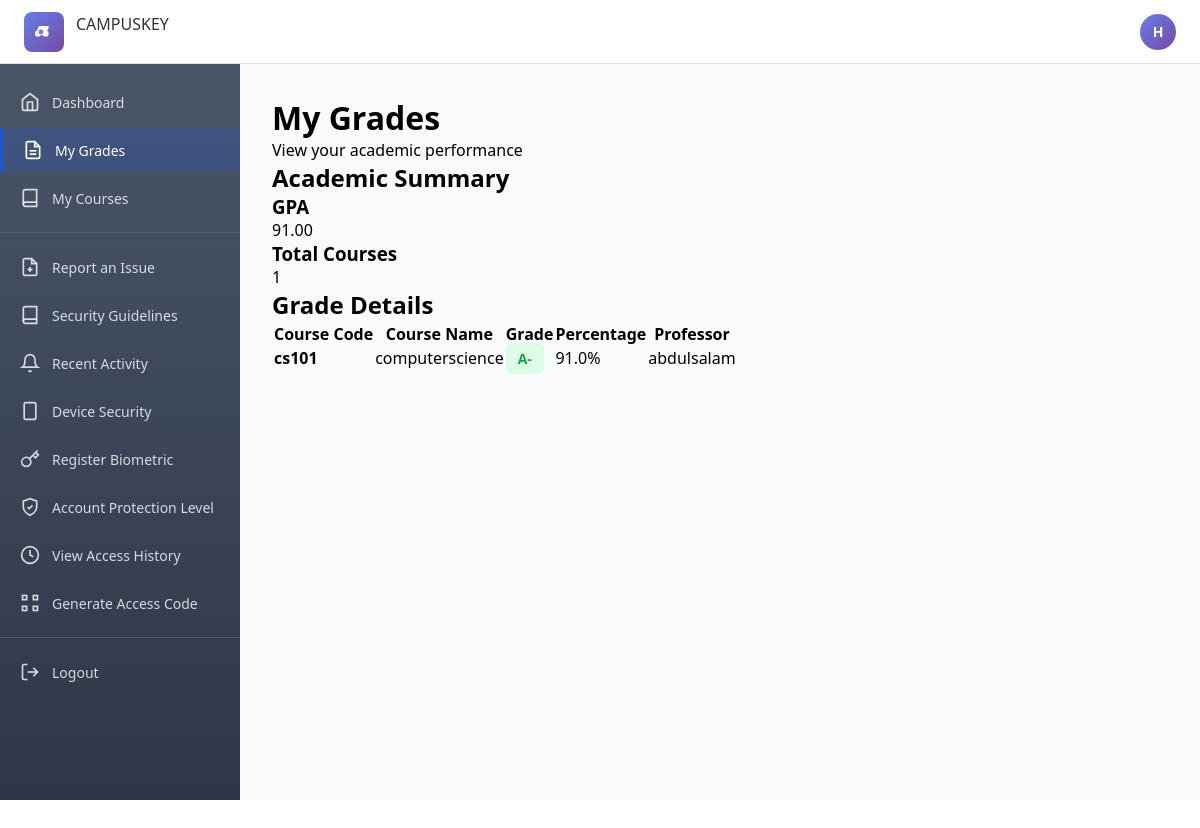
The page /student/grades (signed in) on the database its author committed.
### models.py (models this page shows, shortened)
class User(UserMixin, db.Model):
    id = db.Column(db.Integer, primary_key=True)
    username = db.Column(db.String(80), unique=True, nullable=False)
    email = db.Column(db.String(120), nullable=True)  # Optional - only for legacy/display purposes
    phone_number = db.Column(db.String(20), nullable=True)  # Phone number for SMS OTP
    role = db.Column(db.String(20), nullable=False)  # student, professor, admin
    otp_secret = db.Column(db.String(32), default=pyotp.random_base32)
    created_at = db.Column(db.DateTime, default=datetime.utcnow)

class Grade(db.Model):
    id = db.Column(db.Integer, primary_key=True)
    student_id = db.Column(db.Integer, db.ForeignKey('user.id'), nullable=False)
    course_id = db.Column(db.Integer, db.ForeignKey('course.id'), nullable=False)
    grade_value = db.Column(db.String(5), nullable=False)  # A+, A, A-, B+, etc.
    percentage = db.Column(db.Float, nullable=False)  # 0-100
    professor_id = db.Column(db.Integer, db.ForeignKey('user.id'), nullable=False)
    created_at = db.Column(db.DateTime, default=datetime.utcnow)
    updated_at = db.Column(db.DateTime, default=datetime.utcnow, onupdate=datetime.utcnow)
    student = db.relationship('User', foreign_keys=[student_id], backref=db.backref('grades', lazy=True))
    course = db.relationship('Course', backref=db.backref('grades', lazy=True))
    professor = db.relationship('User', foreign_keys=[professor_id])

class Course(db.Model):
    id = db.Column(db.Integer, primary_key=True)
    code = db.Column(db.String(20), unique=True, nullable=False)  # e.g., "CS101"
    name = db.Column(db.String(200), nullable=False)
    professor_id = db.Column(db.Integer, db.ForeignKey('user.id'), nullable=False)
    created_at = db.Column(db.DateTime, default=datetime.utcnow)
    professor = db.relationship('User', backref=db.backref('taught_courses', lazy=True))

### app.py (the view)
@app.route('/student/grades')
@login_required
@role_required('student')
def student_grades():
    grades = Grade.query.filter_by(student_id=current_user.id).all()
    gpa = sum([g.percentage for g in grades]) / len(grades) if grades else 0
    return render_template('student_grades.html', grades=grades, gpa=gpa)

### app.py (called while the page is built)
@login_manager.user_loader
def load_user(user_id):
    return User.query.get(int(user_id))

@app.context_processor
def inject_user():
    from flask_login import current_user
    return dict(current_user=current_user)

### auth.py (called while the page is built)
def role_required(*roles):
    def decorator(func):
        from functools import wraps
        @wraps(func)
        def wrapper(*args, **kwargs):
            try:
                if not current_user or not current_user.is_authenticated:
                    abort(403)
                if current_user.role not in roles:
                    abort(403)
                return func(*args, **kwargs)
            except AttributeError:
                abort(403)
        return wrapper
    return decorator

### templates/student_grades.html (shortened to what this page needs)
{% extends "base.html" %}
{% block content %}
<div class="page-container">
    <div class="page-header">
        <h1 class="page-title">My Grades</h1>
        <p class="page-subtitle">View your academic performance</p>
    </div>
    <div class="content-section">
        <div class="section-card">
            <h2 class="card-title">Academic Summary</h2>
            <div class="stats-grid">
                <div class="stat-card">
                    <h3>GPA</h3>
                    <p class="stat-value">{{ "%.2f"|format(gpa) }}</p>
                </div>
                <div class="stat-card">
                    <h3>Total Courses</h3>
                    <p class="stat-value">{{ grades|length }}</p>
                </div>
            </div>
        </div>
        <div class="section-card">
            <h2 class="card-title">Grade Details</h2>
            {% if grades %}
            <table class="data-table">
                <thead>
                    <tr>
                        <th>Course Code</th>
                        <th>Course Name</th>
                        <th>Grade</th>
                        <th>Percentage</th>
                        <th>Professor</th>
                    </tr>
                </thead>
                <tbody>
                    {% for grade in grades %}
                    <tr>
                        <td><strong>{{ grade.course.code }}</strong></td>
                        <td>{{ grade.course.name }}</td>
                        <td><span class="grade-badge grade-{{ grade.grade_value }}">{{ grade.grade_value }}</span></td>
                        <td>{{ "%.1f"|format(grade.percentage) }}%</td>
                        <td>{{ grade.professor.username }}</td>
                    </tr>
                    {% endfor %}
                </tbody>
            </table>
            {% else %}
            <p>No grades available yet.</p>
            {% endif %}
        </div>
    </div>
</div>
{% endblock %}

### templates/base.html (shortened to what this page needs)
<!DOCTYPE html>
<html lang="en">
<head>
    <link rel="stylesheet" href="{{ url_for('static', filename='css/style.css') }}">
</head>
<body>
    {% if current_user.is_authenticated and request.endpoint != 'login' %}
    <header class="top-header">
        <div class="header-left">
            <div class="logo-square">
            </div>
            <span class="header-title">CAMPUSKEY</span>
        </div>
        <div class="header-right">
            <div class="user-avatar">
                {{ current_user.username[0].upper() }}
            </div>
        </div>
    </header>
    <div class="app-layout">
        <aside class="sidebar">
            <nav class="sidebar-nav">
                <a href="{% if current_user.role == 'admin' %}{{ url_for('admin_dashboard') }}{% elif current_user.role == 'professor' %}{{ url_for('professor_dashboard') }}{% else %}{{ url_for('student_dashboard') }}{% endif %}" class="nav-item {% if 'dashboard' in request.endpoint %}active{% endif %}">
                    <span>Dashboard</span>
                </a>
                {% if current_user.role == 'admin' and current_user.username == 'admin' %}
                <a href="{{ url_for('admin') }}" class="nav-item {% if request.endpoint == 'admin' %}active{% endif %}">
                    <svg width="20" height="20" viewBox="0 0 24 24" fill="none" stroke="currentColor" stroke-width="2">
                        <path d="M17 21v-2a4 4 0 0 0-4-4H5a4 4 0 0 0-4 4v2"></path>
                        <circle cx="9" cy="7" r="4"></circle>
                        <path d="M23 21v-2a4 4 0 0 0-3-3.87"></path>
                        <path d="M16 3.13a4 4 0 0 1 0 7.75"></path>
                    </svg>
                    <span>Manage Users</span>
                </a>
                <a href="{{ url_for('admin_grades') }}" class="nav-item {% if request.endpoint == 'admin_grades' %}active{% endif %}">
                    <svg width="20" height="20" viewBox="0 0 24 24" fill="none" stroke="currentColor" stroke-width="2">
                        <path d="M14 2H6a2 2 0 0 0-2 2v16a2 2 0 0 0 2 2h12a2 2 0 0 0 2-2V8z"></path>
                        <polyline points="14 2 14 8 20 8"></polyline>
                        <line x1="16" y1="13" x2="8" y2="13"></line>
                        <line x1="16" y1="17" x2="8" y2="17"></line>
                    </svg>
                    <span>Grades</span>
                </a>
                <a href="{{ url_for('login_logs') }}" class="nav-item {% if request.endpoint == 'login_logs' %}active{% endif %}">
                    <svg width="20" height="20" viewBox="0 0 24 24" fill="none" stroke="currentColor" stroke-width="2">
                        <circle cx="12" cy="12" r="10"></circle>
                        <polyline points="12 6 12 12 16 14"></polyline>
                    </svg>
                    <span>Login Logs</span>
                </a>
                {% elif current_user.role == 'student' %}
                <a href="{{ url_for('student_grades') }}" class="nav-item {% if request.endpoint == 'student_grades' %}active{% endif %}">
                    <span>My Grades</span>
                </a>
                <a href="{{ url_for('student_courses') }}" class="nav-item {% if request.endpoint == 'student_courses' %}active{% endif %}">
                    <svg width="20" height="20" viewBox="0 0 24 24" fill="none" stroke="currentColor" stroke-width="2">
                        <path d="M4 19.5A2.5 2.5 0 0 1 6.5 17H20"></path>
                        <path d="M6.5 2H20v20H6.5A2.5 2.5 0 0 1 4 19.5v-15A2.5 2.5 0 0 1 6.5 2z"></path>
                    </svg>
                    <span>My Courses</span>
                </a>
                {% endif %}
                <div class="nav-divider"></div>
                <a href="{{ url_for('report_issue') }}" class="nav-item {% if request.endpoint == 'report_issue' %}active{% endif %}">
                    <span>Report an Issue</span>
                </a>
                <a href="{{ url_for('security_guidelines') }}" class="nav-item {% if request.endpoint == 'security_guidelines' %}active{% endif %}">
                    <svg width="20" height="20" viewBox="0 0 24 24" fill="none" stroke="currentColor" stroke-width="2">
                        <path d="M4 19.5A2.5 2.5 0 0 1 6.5 17H20"></path>
                        <path d="M6.5 2H20v20H6.5A2.5 2.5 0 0 1 4 19.5v-15A2.5 2.5 0 0 1 6.5 2z"></path>
                    </svg>
                    <span>Security Guidelines</span>
                </a>
                <a href="{{ url_for('recent_activity') }}" class="nav-item {% if request.endpoint == 'recent_activity' %}active{% endif %}">
                    <svg width="20" height="20" viewBox="0 0 24 24" fill="none" stroke="currentColor" stroke-width="2">
                        <path d="M18 8A6 6 0 0 0 6 8c0 7-3 9-3 9h18s-3-2-3-9"></path>
                        <path d="M13.73 21a2 2 0 0 1-3.46 0"></path>
                    </svg>
                    <span>Recent Activity</span>
                </a>
                <a href="{{ url_for('device_security') }}" class="nav-item {% if request.endpoint == 'device_security' %}active{% endif %}">
                    <svg width="20" height="20" viewBox="0 0 24 24" fill="none" stroke="currentColor" stroke-width="2">
                        <rect x="5" y="2" width="14" height="20" rx="2" ry="2"></rect>
                        <line x1="12" y1="18" x2="12.01" y2="18"></line>
                    </svg>
                    <span>Device Security</span>
                </a>
                <a href="{{ url_for('register_biometric') }}" class="nav-item {% if request.endpoint == 'register_biometric' %}active{% endif %}">
                    <svg width="20" height="20" viewBox="0 0 24 24" fill="none" stroke="currentColor" stroke-width="2">
                        <path d="M21 2l-2 2m-7.61 7.61a5.5 5.5 0 1 1-7.778 7.778 5.5 5.5 0 0 1 7.777-7.777zm0 0L15.5 7.5m0 0l3 3L22 7l-3-3m-3.5 3.5L19 4"></path>
                    </svg>
                    <span>Register Biometric</span>
                </a>
                <a href="{{ url_for('account_protection') }}" class="nav-item {% if request.endpoint == 'account_protection' %}active{% endif %}">
                    <svg width="20" height="20" viewBox="0 0 24 24" fill="none" stroke="currentColor" stroke-width="2">
                        <path d="M12 22s8-4 8-10V5l-8-3-8 3v7c0 6 8 10 8 10z"></path>
                        <polyline points="9 12 11 14 15 10"></polyline>
                    </svg>
                    <span>Account Protection Level</span>
                </a>
                <a href="{{ url_for('access_history') }}" class="nav-item {% if request.endpoint == 'access_history' %}active{% endif %}">
                    <svg width="20" height="20" viewBox="0 0 24 24" fill="none" stroke="currentColor" stroke-width="2">
                        <circle cx="12" cy="12" r="10"></circle>
                        <polyline points="12 6 12 12 16 14"></polyline>
                    </svg>
                    <span>View Access History</span>
                </a>
                <a href="{{ url_for('generate_code') }}" class="nav-item {% if request.endpoint == 'generate_code' %}active{% endif %}">
                    <span>Generate Access Code</span>
                </a>
                <div class="nav-divider"></div>
                <a href="{{ url_for('logout') }}" class="nav-item">
                    <span>Logout</span>
                </a>
            </nav>
        </aside>
        <main class="main-content">
    {% endif %}
    {% block content %}{% endblock %}
    {% if current_user.is_authenticated and request.endpoint != 'login' %}
        </main>
    </div>
    {% endif %}

### static/css/style.css (style rules this page uses)
* { margin: 0; padding: 0; box-sizing: border-box; }
body { font-family: 'Segoe UI', Tahoma, Geneva, Verdana, sans-serif; min-height: 100vh; overflow-x: hidden; }
.header-title { font-size: 28px; font-weight: 700; color: #1a56db; margin-bottom: 16px; }
.top-header { background: white; height: 64px; border-bottom: 1px solid #e0e0e0; display: flex; align-items: center; justify-content: space-between; padding: 0 24px; position: fixed; top: 0; left: 0; right: 0; z-index: 1000; }
.header-left { display: flex; align-items: center; gap: 12px; }
.logo-square { width: 40px; height: 40px; background: linear-gradient(135deg, #667eea 0%, #764ba2 100%); border-radius: 8px; display: flex; align-items: center; justify-content: center; }
.header-title { font-size: 16px; font-weight: 500; color: #333; }
.header-right { display: flex; align-items: center; gap: 8px; }
.user-avatar { width: 36px; height: 36px; border-radius: 50%; background: linear-gradient(135deg, #667eea 0%, #764ba2 100%); color: white; display: flex; align-items: center; justify-content: center; font-weight: 600; font-size: 14px; cursor: pointer; }
.app-layout { display: flex; margin-top: 64px; min-height: calc(100vh - 64px); }
.sidebar { width: 240px; background: linear-gradient(180deg, #4a5568 0%, #2d3748 100%); min-height: calc(100vh - 64px); position: fixed; left: 0; top: 64px; padding: 16px 0; }
.sidebar-nav { display: flex; flex-direction: column; gap: 4px; }
.nav-item { display: flex; align-items: center; gap: 12px; padding: 12px 20px; color: rgba(255, 255, 255, 0.8); text-decoration: none; transition: all 0.2s; font-size: 14px; }
.nav-item.active { background: rgba(26, 86, 219, 0.2); color: white; border-left: 3px solid #1a56db; }
.nav-item svg { width: 20px; height: 20px; }
.nav-divider { height: 1px; background: rgba(255, 255, 255, 0.1); margin: 8px 0; }
.main-content { margin-left: 240px; flex: 1; background: #f8fafc; padding: 32px; min-height: calc(100vh - 64px); }

### templates/student_grades.html (style rules this page uses)
.grade-badge { padding: 6px 12px; border-radius: 6px; font-weight: 600; font-size: 14px; }
.grade-A- { background: #dcfce7; color: #16a34a; }

### rows shown on the page
User: username "H"
Grade: course.code "cs101", course.name "computerscience", grade_value "A-", percentage "91.0", professor.username "abdulsalam"

### other values the page prints
{{ "%.2f"|format(gpa) }} "91.00"
{{ grades|length }} "1"
